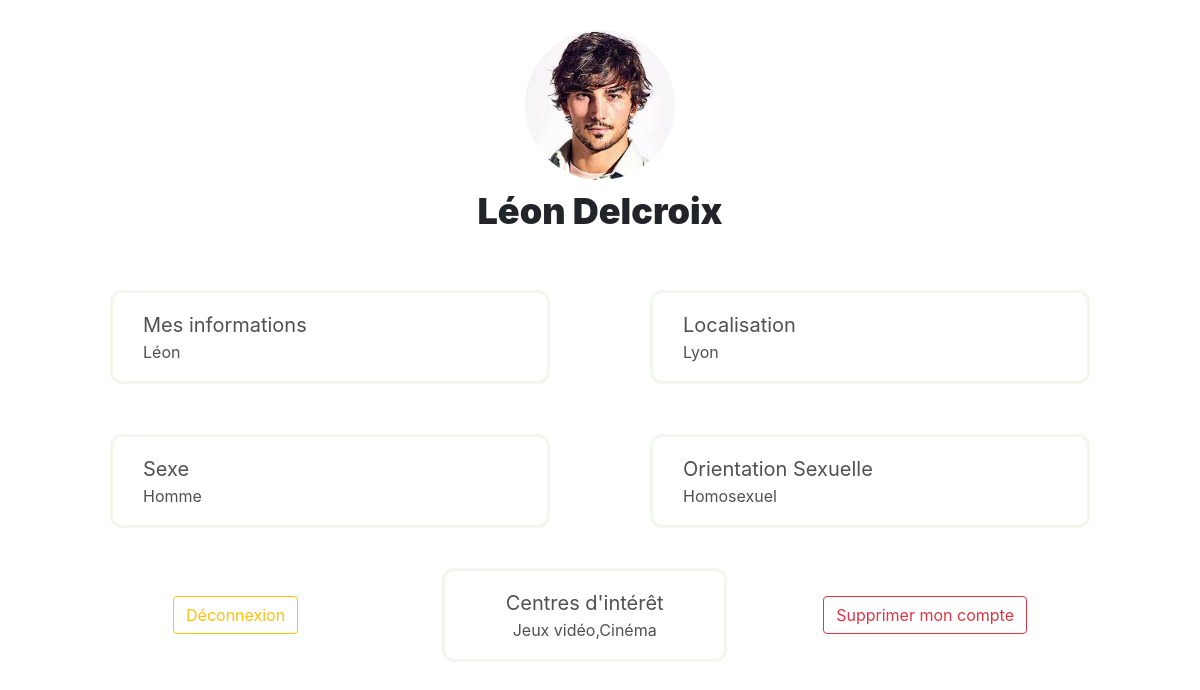
/settings (signed in), run on the app's committed database.
### project/models.py (models this page shows)
class User(UserMixin, db.Model):
    id = db.Column(db.Integer, primary_key=True) # Clé primaire
    profile_pic = db.Column(db.String(100))
    fname = db.Column(db.String(30))
    lname = db.Column(db.String(30))
    email = db.Column(db.String(50), unique=True)
    password = db.Column(db.String(20))
    age = db.Column(db.Integer)
    sexe = db.Column(db.String(10))
    localisation = db.Column(db.String(20))
    orientation = db.Column(db.String(10))
    hobbies = db.Column(db.String(100))

### project/main.py (the view)
@main.route('/settings')
@login_required
def settings():
    return render_template('settings.html', user=current_user)

### project/templates/settings.html (shortened to what this page needs)
<!DOCTYPE html>
<html lang="en">
<head>
    <link rel="stylesheet" href="../static/css/styles.css">
    <link rel="stylesheet" href="../static/css/settings.css">
    <link rel="stylesheet" href="https://cdn.jsdelivr.net/npm/bootstrap@4.0.0/dist/css/bootstrap.min.css">
    <link rel="stylesheet" href="https://cdnjs.cloudflare.com/ajax/libs/font-awesome/6.2.1/css/all.min.css" />
</head>
<body>
    <div class="profile-content d-flex flex-column align-items-center" style="max-width: 980px;margin: 30px auto 0 auto;">
        <div class="text-center avatar mb-2">
            <img class="rounded-circle" src="{{ user.profile_pic }}" width="150" height="150">
            <div class="name Fs(36) p-1" style="font-weight: 900;">{{ user.fname }} {{ user.lname }}</div>
        </div>
        <div class="profile-container">
            <div class="profile-card position-relative C(p)" data-toggle="modal" data-target="#Modal">
                <div class="content">
                    <div class="title">Mes informations</div>
                    <div class="subtitle Fs(16)">{{ user.fname }}</div>
                </div>
            </div>
            <div class="profile-card position-relative">
                <div class="content">
                    <div class="title">Localisation</div>
                    <div class="subtitle Fs(16)">{{ user.localisation }}</div>
                </div>
            </div>
            <div class="profile-card position-relative">
                <div class="content">
                    <div class="title">Sexe</div>
                    <div class="subtitle Fs(16)">{{ user.sexe }}</div>
                </div>
            </div>
            <div class="profile-card position-relative">
                <div class="content">
                    <div class="title">Orientation Sexuelle</div>
                    <div class="subtitle Fs(16)">{{ user.orientation }}</div>
                </div>
            </div>
        </div>
        <div class="container-fluid d-flex align-items-center justify-content-around">
            <form action="/deconnexion">
                <button class="btn btn-outline-warning">Déconnexion</button>
            </form>
            <div class="profile-card text-center ml-5" style="width: 30%;">
                <div class="content">
                    <div class="title">Centres d'intérêt</div>
                    <div class="subtitle Fs(16)">{{ user.hobbies }}</div>
                </div>
            </div>
            <form action="/delete">
                <button class="btn btn-outline-danger">Supprimer mon compte</button>
            </form>
        </div>
    </div>
</body>
</html>

### project/static/css/styles.css (style rules this page uses)
.C\(p\) { cursor: pointer; }
.Fs\(16\) { font-size: 16px; }
.Fs\(36\) { font-size: 36px; }

### project/static/css/settings.css (style rules this page uses)
.profile-container { display: grid; grid-template-columns: 1fr 1fr; grid-column-gap: 100px; grid-row-gap: 50px; width: 100%; margin: 40px 0; }
.content { position: relative; padding: 17px 30px; background: white; border-radius: 12px; border: solid 3px #f1f7ed; color: #505050; font-weight: 400; font-size: 20px; }

### data on the page
User: profile_pic (picture), fname "Léon", lname "Delcroix", localisation "Lyon", sexe "Homme", orientation "Homosexuel", hobbies "Jeux vidéo,Cinéma"
